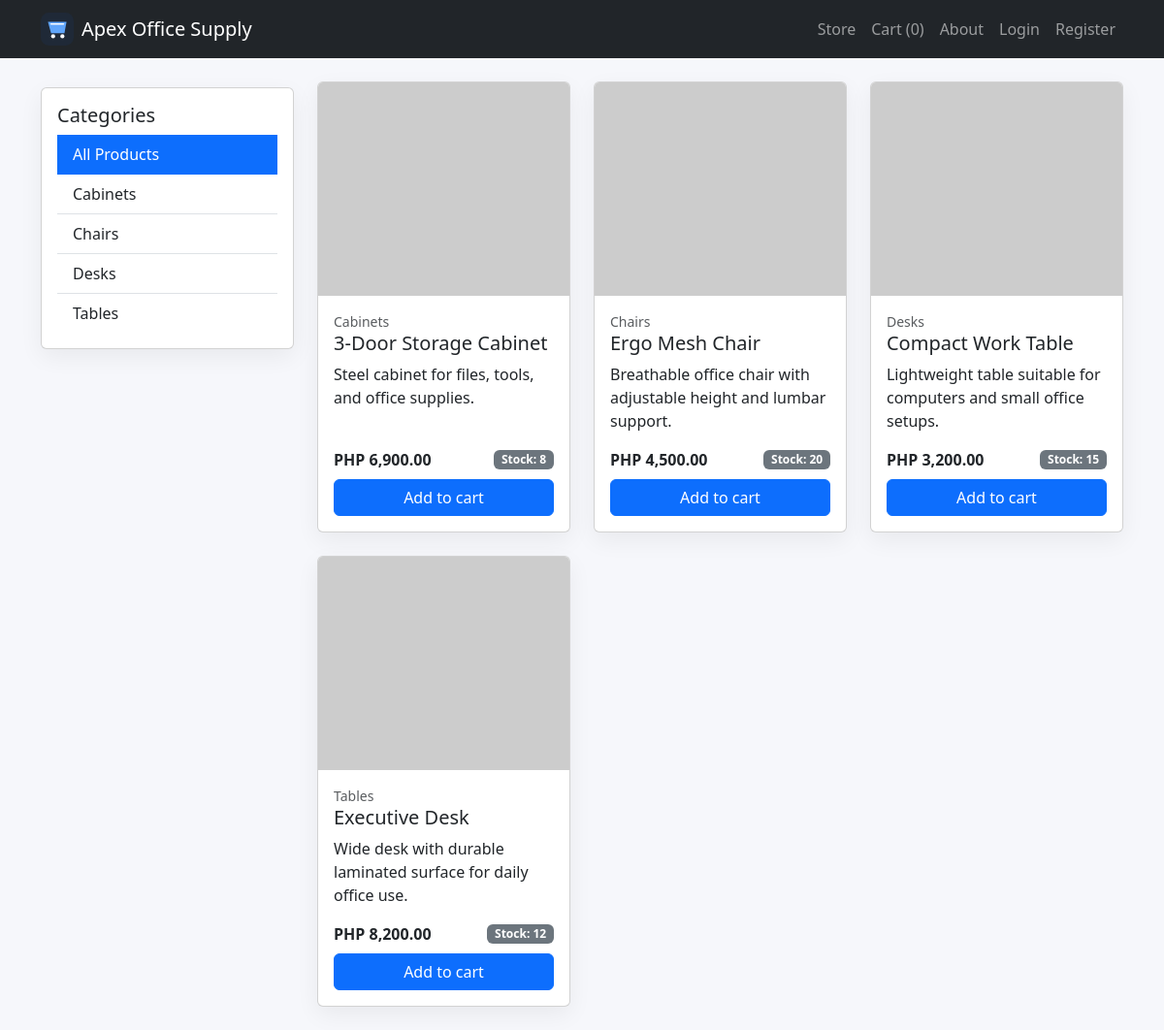
The page /store.php on the database its author committed.
### tables this page shows
CREATE TABLE categories (
  id INT AUTO_INCREMENT PRIMARY KEY,
  name VARCHAR(100) NOT NULL
);

CREATE TABLE products (
  id INT AUTO_INCREMENT PRIMARY KEY,
  category_id INT NOT NULL,
  name VARCHAR(150) NOT NULL,
  description TEXT NOT NULL,
  price DECIMAL(10,2) NOT NULL,
  stock INT NOT NULL DEFAULT 0,
  image_url VARCHAR(255) DEFAULT NULL,
  created_at DATETIME NOT NULL,
  updated_at DATETIME NOT NULL,
  FOREIGN KEY (category_id) REFERENCES categories(id) ON DELETE RESTRICT
);

### includes/functions.php (called while the page is built, shortened)
<?php
require_once __DIR__ . '/config.php';
function h($value) {
    return htmlspecialchars((string)$value, ENT_QUOTES, 'UTF-8');
}
function is_logged_in() {
    return isset($_SESSION['user']);
}
function get_categories() {
    global $mysqli;
    $rows = [];
    $result = $mysqli->query('SELECT * FROM categories ORDER BY name');
    while ($row = $result->fetch_assoc()) {
        $rows[] = $row;
    }
    return $rows;
}
function get_products($category_id = null) {
    global $mysqli;
    $products = [];
    if ($category_id) {
        $stmt = $mysqli->prepare('SELECT p.*, c.name AS category_name FROM products p JOIN categories c ON p.category_id = c.id WHERE p.category_id = ? ORDER BY p.name');
        $stmt->bind_param('i', $category_id);
        $stmt->execute();
        $result = $stmt->get_result();
    } else {
        $result = $mysqli->query('SELECT p.*, c.name AS category_name FROM products p JOIN categories c ON p.category_id = c.id ORDER BY c.name, p.name');
    }
    while ($row = $result->fetch_assoc()) {
        $products[] = $row;
    }
    return $products;
}
function get_cart() {
    return $_SESSION['cart'] ?? [];
}
function cart_count() {
    $cart = get_cart();
    $count = 0;
    return $count;
}
function money($amount) {
    return 'PHP ' . number_format((float)$amount, 2);
}
?>

### store.php (the view, shortened to what this page needs)
<?php
require_once 'includes/functions.php';
$category_id = isset($_GET['category']) ? (int)$_GET['category'] : 0;
$categories = get_categories();
$products = get_products($category_id ?: null);
include 'includes/header.php';
?>
<div class="row g-4">
  <div class="col-lg-3">
    <div class="card card-shadow sidebar-card"><div class="card-body">
      <h5>Categories</h5>
      <div class="list-group list-group-flush">
        <a class="list-group-item list-group-item-action <?php echo $category_id ? '' : 'active'; ?>" href="/store.php">All Products</a>
        <?php foreach ($categories as $cat): ?>
          <a class="list-group-item list-group-item-action <?php echo $category_id === (int)$cat['id'] ? 'active' : ''; ?>" href="/store.php?category=<?php echo (int)$cat['id']; ?>"><?php echo h($cat['name']); ?></a>
        <?php endforeach; ?>
      </div>
    </div></div>
  </div>
  <div class="col-lg-9">
    <div class="row g-4">
      <?php foreach ($products as $product): ?>
        <div class="col-md-6 col-xl-4">
          <div class="card card-shadow h-100">
            <img class="card-img-top product-img"
                 src="<?php
                   if (!empty($product['image_url'])) {
                       if (str_starts_with($product['image_url'], 'http://') || str_starts_with($product['image_url'], 'https://')) {
                           echo h($product['image_url']);
                       } else {
                           echo 'images/' . h($product['image_url']);
                       }
                   } else {
                       echo 'https://via.placeholder.com/600x400?text=Office+Equipment';
                   }
                 ?>"
                 alt="<?php echo h($product['name']); ?>">
            <div class="card-body d-flex flex-column">
              <small class="text-muted"><?php echo h($product['category_name']); ?></small>
              <h5 class="card-title"><?php echo h($product['name']); ?></h5>
              <p class="card-text flex-grow-1"><?php echo h($product['description']); ?></p>
              <div class="d-flex justify-content-between align-items-center mb-2">
                <strong><?php echo money($product['price']); ?></strong>
                <span class="badge text-bg-secondary">Stock: <?php echo (int)$product['stock']; ?></span>
              </div>
              <form method="post">
                <button class="btn btn-primary w-100" name="add_to_cart" <?php echo ((int)$product['stock'] <= 0) ? 'disabled' : ''; ?>>Add to cart</button>
              </form>
            </div>
          </div>
        </div>
      <?php endforeach; ?>
    </div>
  </div>
</div>

### includes/header.php (shortened to what this page needs)
<?php require_once __DIR__ . '/functions.php'; $flash = flash_get(); ?>
<!doctype html>
<html lang="en">
<head>
    <link href="https://cdn.jsdelivr.net/npm/bootstrap@5.3.3/dist/css/bootstrap.min.css" rel="stylesheet">
    <link rel="stylesheet" href="/assets/style.css">
</head>
<body>
<nav class="navbar navbar-expand-lg navbar-dark bg-dark sticky-top">
  <div class="container">
    <a class="navbar-brand d-flex align-items-center gap-2" href="/index.php">
      <img src="/assets/logo.svg" alt="logo" class="logo">
      <span><?php echo h(SITE_NAME); ?></span>
    </a>
    <div class="collapse navbar-collapse" id="nav">
      <ul class="navbar-nav ms-auto mb-2 mb-lg-0">
        <li class="nav-item"><a class="nav-link" href="/store.php">Store</a></li>
        <li class="nav-item"><a class="nav-link" href="/cart.php">Cart (<?php echo cart_count(); ?>)</a></li>
        <li class="nav-item"><a class="nav-link" href="/about.php">About</a></li>
        <?php if (is_logged_in()): ?>
          <?php if (is_admin()): ?><li class="nav-item"><a class="nav-link" href="/seller/index.php">Seller Area</a></li><?php endif; ?>
          <li class="nav-item"><a class="nav-link" href="/logout.php">Logout</a></li>
        <?php else: ?>
          <li class="nav-item"><a class="nav-link" href="/login.php">Login</a></li>
          <li class="nav-item"><a class="nav-link" href="/register.php">Register</a></li>
        <?php endif; ?>
      </ul>
    </div>
  </div>
</nav>
<div class="container py-4">

### assets/style.css (style rules this page uses)
body { background: #f6f7fb; }
.logo { width: 34px; height: 34px; }
.card-shadow { box-shadow: 0 8px 24px rgba(0,0,0,.06); }
.product-img { height: 180px; object-fit: cover; }
.sidebar-card { position: sticky; top: 90px; }

### store.php (style rules this page uses)
.product-img { height: 220px; object-fit: cover; width: 100%; }

### rows shown on the page
categories: name "Cabinets"
categories: name "Chairs"
categories: name "Desks"
categories: name "Tables"
products: category.name "Cabinets", name "3-Door Storage Cabinet", description "Steel cabinet for files, tools, and office supplies.", price "PHP 6,900.00", stock "8"
products: category.name "Chairs", name "Ergo Mesh Chair", description "Breathable office chair with adjustable height and lumbar support.", price "PHP 4,500.00", stock "20"
products: category.name "Desks", name "Compact Work Table", description "Lightweight table suitable for computers and small office setups.", price "PHP 3,200.00", stock "15"
products: category.name "Tables", name "Executive Desk", description "Wide desk with durable laminated surface for daily office use.", price "PHP 8,200.00", stock "12"

### other values the page prints
SITE_NAME "Apex Office Supply"
cart_count() "0"
